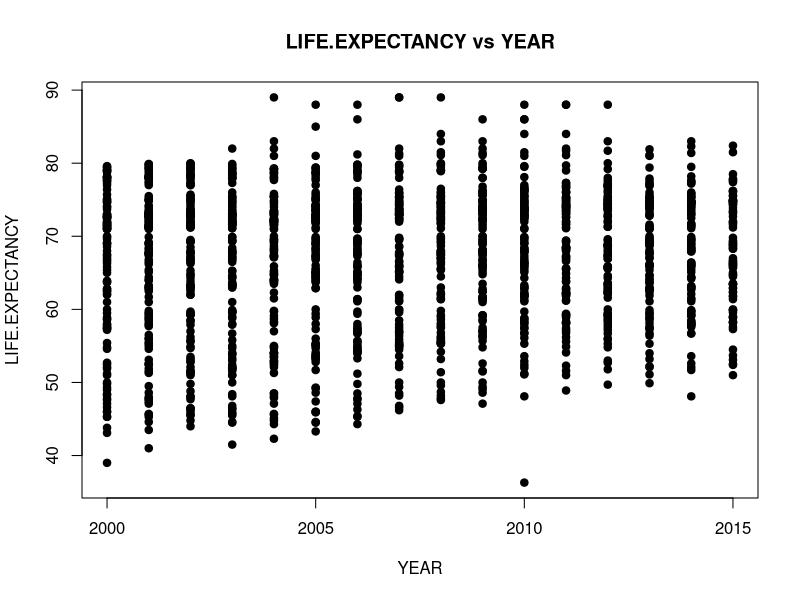
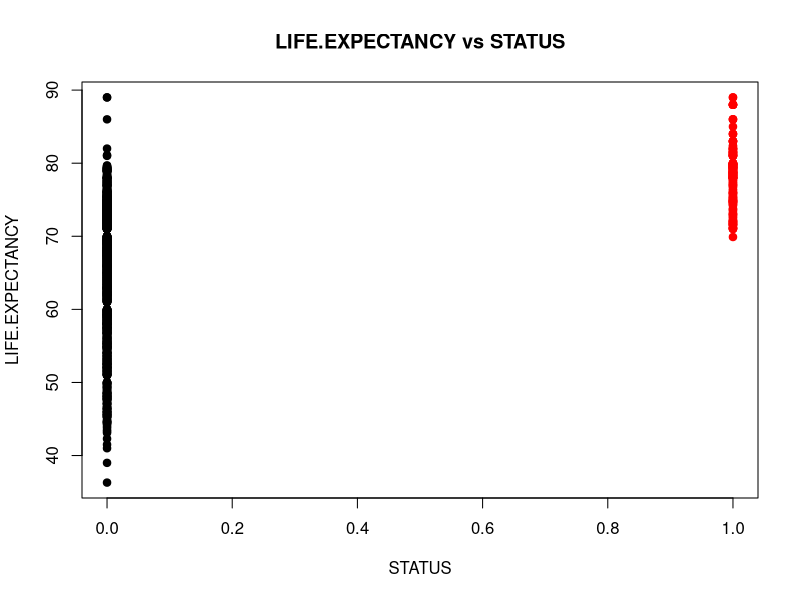
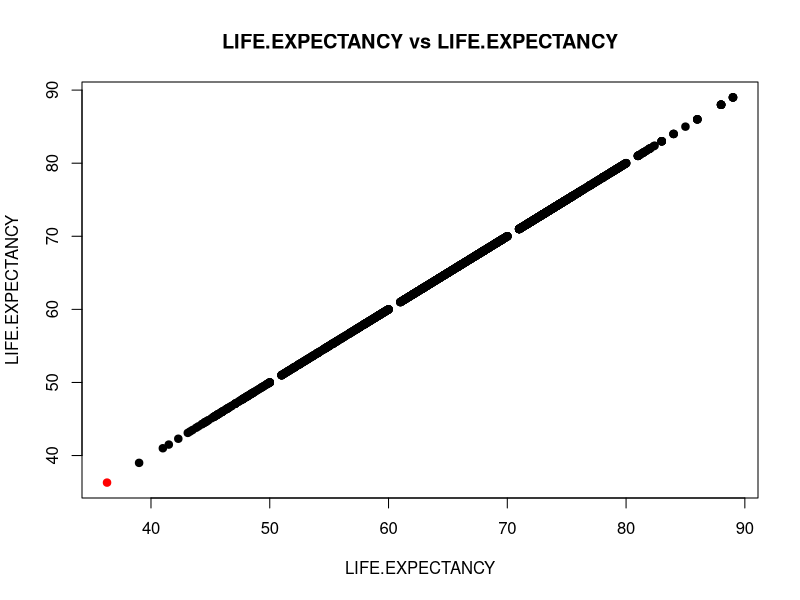
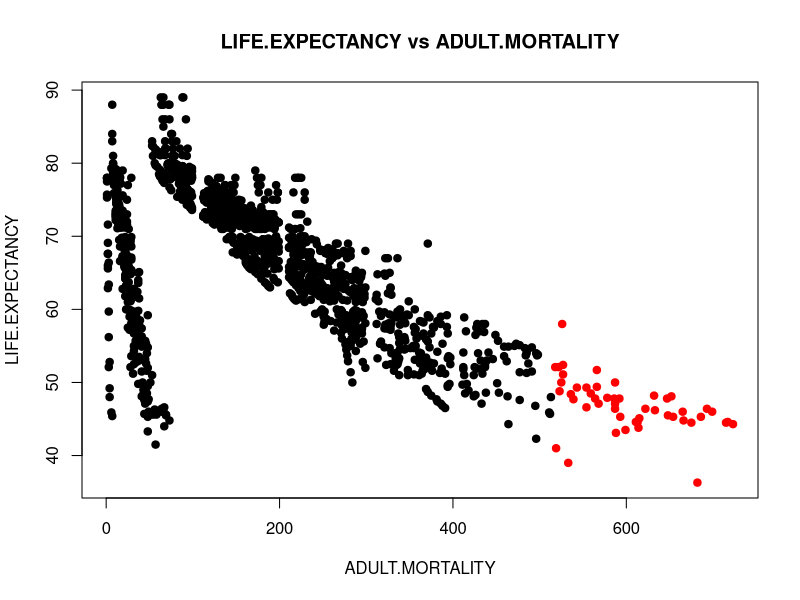
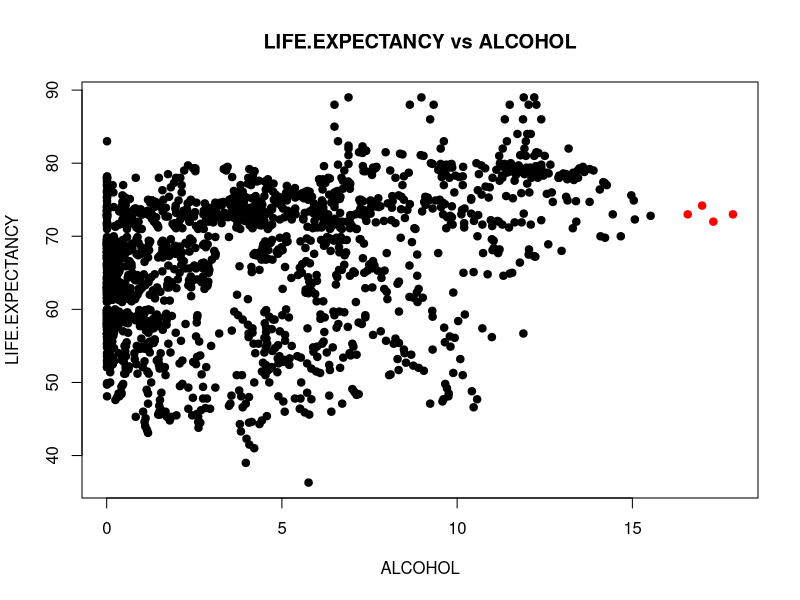
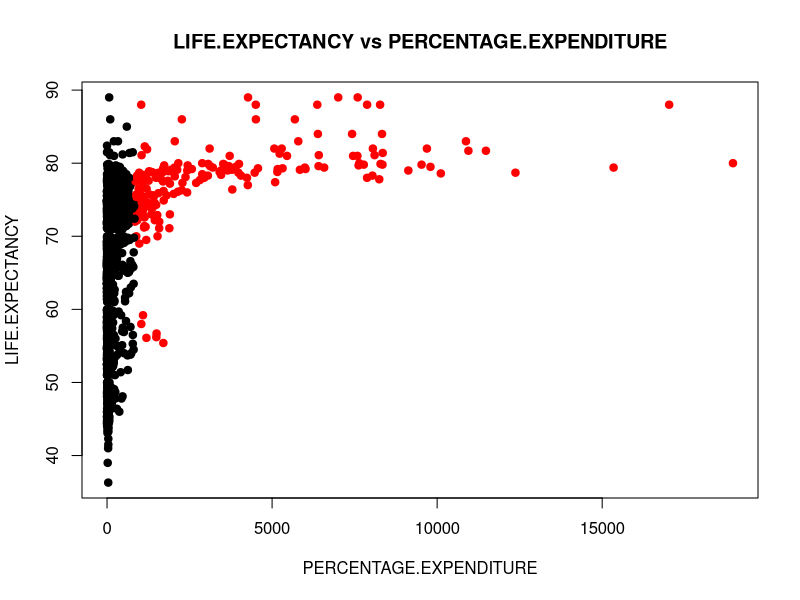
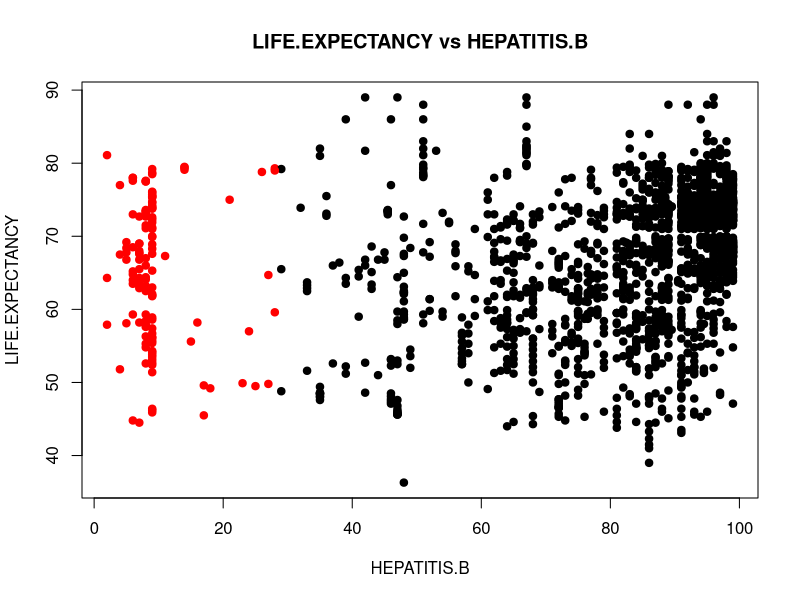
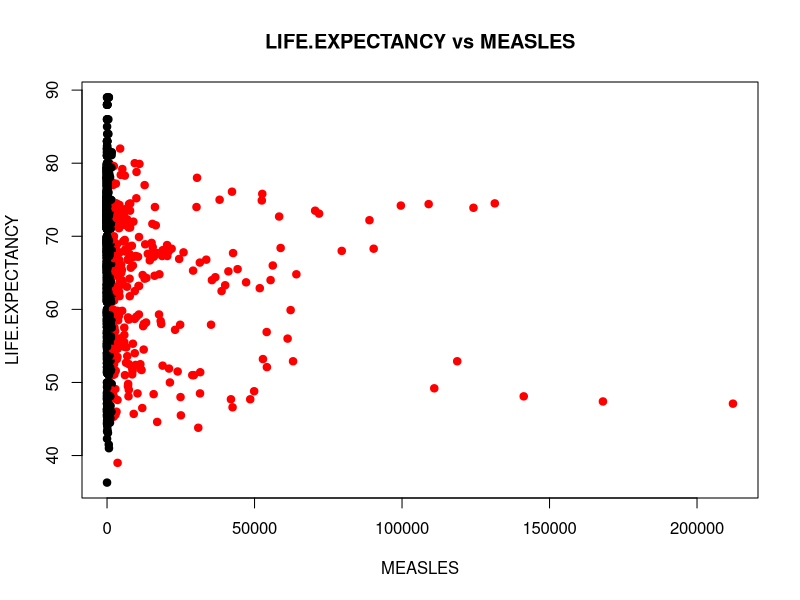

These figures' R source, in order:
## ---- chunk 1
knitr::opts_chunk$set(echo = TRUE)
## ---- chunk 2
library(dplyr)
library(tidyr)
library(stringr)
## ---- chunk 3
data <- read.csv("../data_set/Life Expectancy Data.csv")
## ---- chunk 4
cat("Số dòng:", nrow(data), "\n")
cat("Số cột:", ncol(data), "\n")

# Kiểu dữ liệu của từng cột
data_types <- sapply(data, class)
data_types_df_1 <- data.frame(Column = names(data_types), Type = unname(data_types))
knitr::kable(data_types_df_1, caption = "Kiểu dữ liệu của từng cột")

# Đếm số lượng NA theo từng cột
na_counts <- colSums(is.na(data))
na_df <- data.frame(Column = names(na_counts), NA_Count = na_counts)

knitr::kable(na_df, caption = "Số lượng giá trị NA theo từng cột")

# Tạo bảng tổng quan cho từng cột
overview <- data.frame(
  Column = names(data),
  Min = sapply(data, function(x) if(is.numeric(x)) min(x, na.rm = TRUE) else NA),
  Max = sapply(data, function(x) if(is.numeric(x)) max(x, na.rm = TRUE) else NA),
  Mean = sapply(data, function(x) if(is.numeric(x)) mean(x, na.rm = TRUE) else NA)
)

knitr::kable(overview, caption = "Tổng quan từng cột trong dữ liệu")
## ---- chunk 5
# Chuẩn hóa tên các cột cho đồng nhất
colnames(data) <- toupper(colnames(data))

# Chuẩn hóa tên các quốc gia
data <- data %>%
  mutate(COUNTRY = str_replace_all(COUNTRY, " ", "_"))

data$STATUS <- ifelse(data$STATUS == "Developed", "1", "0")
data$STATUS <- as.numeric(data$STATUS)

# Loại bỏ những cột không ảnh hưởng trực tiếp, không có tác động nhiều đến yếu tố cần phân tích (yếu tố tuổi thọ trung bình)
data_delete <- data %>% 
  select(-c(INFANT.DEATHS, UNDER.FIVE.DEATHS, HIV.AIDS))

# Xem tên các cột sau chuẩn hóa
colnames(data_delete)
## ---- chunk 6
data_grouped <- data_delete %>%
  group_by(COUNTRY) %>%
  mutate(across(where(is.numeric), ~ ifelse(is.na(.), median(.x, na.rm = TRUE), .x))) %>%
  ungroup()
## ---- chunk 7
data_cleaned <- data_grouped %>%
  drop_na()
## ---- chunk 8
# Xoá những dòng có BMI bất thường
data_cleaned <- data_cleaned[!(data_cleaned$BMI < 10 | data_cleaned$BMI > 60), ]
## ---- chunk 9
for (col in colnames(data_cleaned)[-1]) {  # Bỏ cột LIFE.EXPECTANCY
  values <- data_cleaned[[col]]

  y <- data_cleaned$LIFE.EXPECTANCY
  
  # Tính IQR cho biến X
  Q1 <- quantile(values, 0.25, na.rm = TRUE)
  Q3 <- quantile(values, 0.75, na.rm = TRUE)
  IQR <- Q3 - Q1
  lower <- Q1 - 1.5 * IQR
  upper <- Q3 + 1.5 * IQR
  
  # Xác định outlier theo biến X
  is_outlier <- values < lower | values > upper
  
  # Vẽ scatter plot: X vs LIFE.EXPECTANCY
  plot(values, y,
       main = paste("LIFE.EXPECTANCY vs", col),
       xlab = col,
       ylab = "LIFE.EXPECTANCY",
       pch = 19,
       col = ifelse(is_outlier, "red", "black"))
}
## ---- chunk 10
# Danh sách các cột cần duyệt (bỏ cột LIFE.EXPECTANCY và BMI)
cols_to_loop <- setdiff(colnames(data_cleaned), c("LIFE.EXPECTANCY", "STATUS", "COUNTRY"))

for (col in cols_to_loop) {
  values <- data_cleaned[[col]]
  y <- data_cleaned$LIFE.EXPECTANCY
  
  # Tính IQR cho biến X
  Q1 <- quantile(values, 0.25, na.rm = TRUE)
  Q3 <- quantile(values, 0.75, na.rm = TRUE)
  IQR <- Q3 - Q1
  lower <- Q1 - 1.5 * IQR
  upper <- Q3 + 1.5 * IQR
  
  # Xác định outlier theo biến X
  is_outlier <- values < lower | values > upper
  
  # Thay thế outlier bằng giá trị trung vị
  values[is_outlier] <- median(values[!is_outlier], na.rm = TRUE)
  
  # Gán lại vào data_cleaned
  data_cleaned[[col]] <- values
  
  # Vẽ scatter plot
  plot(values, y,
       main = paste("LIFE.EXPECTANCY vs", col),
       xlab = col,
       ylab = "LIFE.EXPECTANCY",
       pch = 19,
       col = ifelse(is_outlier, "red", "black"))
}


## ---- chunk 11
cat("Số dòng:", nrow(data_cleaned), "\n")
cat("Số cột:", ncol(data_cleaned), "\n")

# Kiểu dữ liệu của từng cột
data_types_cleaned <- sapply(data_cleaned, class)
data_types_df_cleaned <- data.frame(Column = names(data_types_cleaned), Type = unname(data_types_cleaned))
knitr::kable(data_types_df_cleaned, caption = "Kiểu dữ liệu của từng cột")

# Đếm số lượng NA theo từng cột
na_counts <- colSums(is.na(data_cleaned))
na_df <- data.frame(Column = names(na_counts), NA_Count = na_counts)

knitr::kable(na_df, caption = "Số lượng giá trị NA theo từng cột")
## ---- chunk 12
write.csv(data_cleaned, "../data_set/data_cleaned.csv", row.names = FALSE)
print("Đã xuất file clean")
